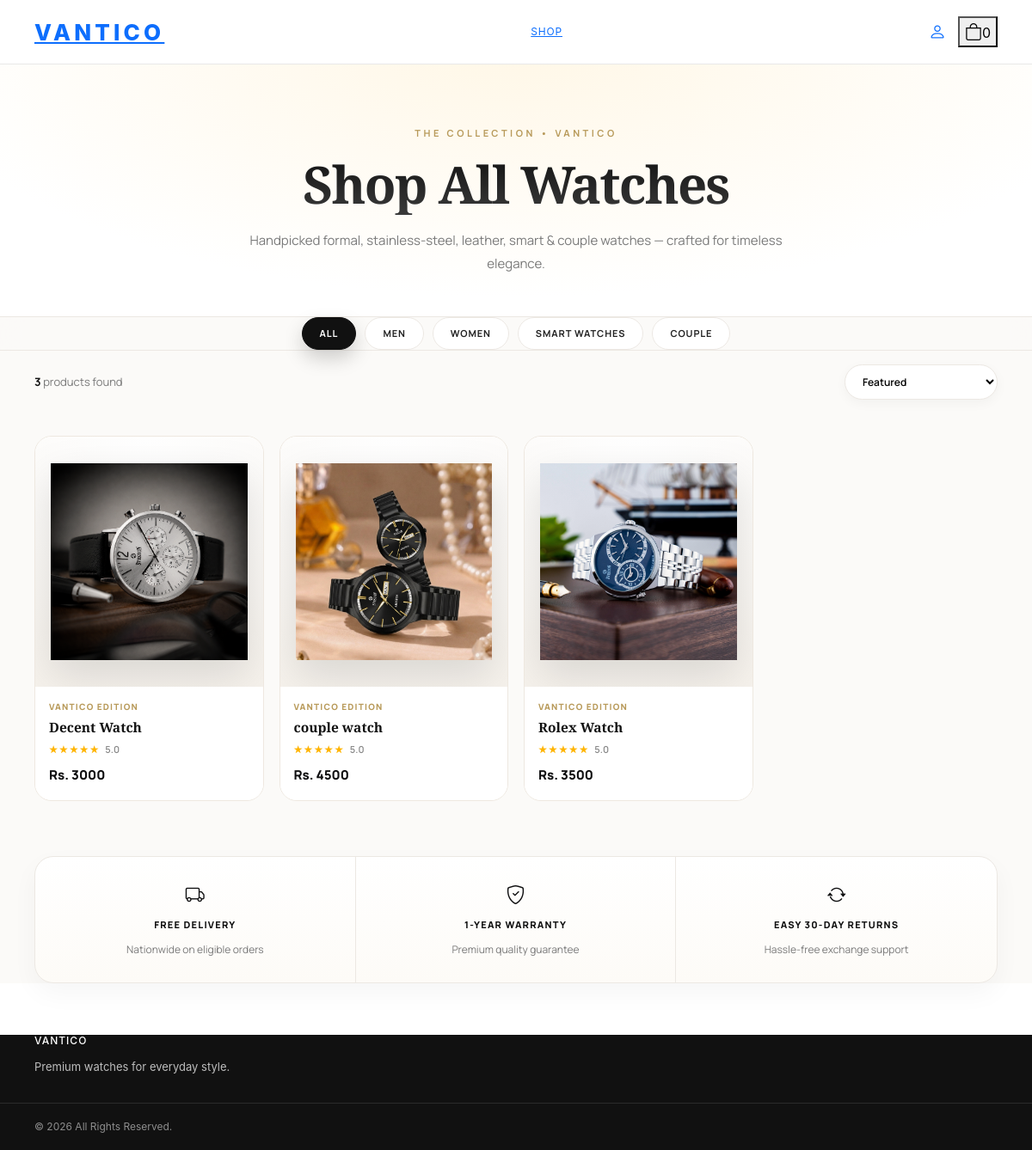
The app's page /shop/ with its own data.
### lastapp/models.py (models this page shows, shortened)
class Settings(models.Model):
    site_name = models.CharField(max_length=100, default="Vantico")
    site_meta_title = models.CharField(max_length=100, blank=True)
    site_description = models.TextField(blank=True)
    site_keywords = models.CharField(max_length=255, blank=True, null=True)
    site_tagline = models.CharField(max_length=255, blank=True, null=True)
    site_url = models.URLField(default="https://example.com")
    site_author = models.CharField(max_length=100, blank=True, null=True)
    site_logo = models.ImageField(upload_to='site_logo/', blank=True, null=True)
    site_logo_dark = models.ImageField(upload_to='site_logo/', blank=True, null=True)
    site_favicon = models.ImageField(upload_to='site_favicon/', blank=True, null=True)
    site_og_image = models.ImageField(upload_to='site_seo/', blank=True, null=True)
    site_theme_color = models.CharField(max_length=7, default="#000000")
    site_email = models.EmailField(blank=True, null=True)
    site_phone = models.CharField(max_length=20, blank=True, null=True)
    site_whatsapp_number = models.CharField(max_length=20, blank=True, null=True)
    site_address = models.TextField(blank=True, null=True)
    site_map_embed = models.TextField(blank=True, null=True)
    site_business_hours = models.CharField(max_length=255, blank=True, null=True)
    site_language = models.CharField(max_length=50, default="en")
    site_currency = models.CharField(max_length=10, default="PKR")
    site_currency_symbol = models.CharField(max_length=5, default="Rs.")
    site_timezone = models.CharField(max_length=50, default="Asia/Karachi")
    site_pagination_count = models.PositiveIntegerField(default=12)
    site_social_links = models.JSONField(default=dict, blank=True)
    site_google_analytics_id = models.CharField(max_length=100, blank=True, null=True)
    site_google_tag_manager_id = models.CharField(max_length=100, blank=True, null=True)
    site_facebook_pixel_id = models.CharField(max_length=100, blank=True, null=True)
    site_google_search_console = models.CharField(max_length=255, blank=True, null=True)
    site_robots_txt = models.TextField(blank=True, null=True, default="User-agent: *\nAllow: /\n")
    site_header_script = models.TextField(blank=True, null=True)
    site_footer_script = models.TextField(blank=True, null=True)
    site_custom_css = models.TextField(blank=True, null=True)
    site_custom_js = models.TextField(blank=True, null=True)
    site_chatbot_code = models.TextField(blank=True, null=True)
    site_announcement_text = models.TextField(blank=True, null=True)
    site_announcement_link = models.URLField(blank=True, null=True)
    site_announcement_status = models.BooleanField(default=False)
    site_maintenance_mode = models.BooleanField(default=False)
    site_maintenance_message = models.TextField(blank=True, null=True, default="We are under maintenance.")
    site_footer_text = models.TextField(blank=True, null=True)
    site_copyright_text = models.TextField(default="© 2026 All Rights Reserved.")
    site_enable_registration = models.BooleanField(default=True)
    site_enable_blog = models.BooleanField(default=True)
    site_enable_shop = models.BooleanField(default=False)
    site_recaptcha_site_key = models.CharField(max_length=255, blank=True, null=True)
    site_recaptcha_secret_key = models.CharField(max_length=255, blank=True, null=True)
    updated_at = models.DateTimeField(auto_now=True)
    class Meta:
        verbose_name = "Site Setting"
        verbose_name_plural = "Site Settings"
    @classmethod
    def get_settings(cls):
        obj, created = cls.objects.get_or_create(pk=1)
        return obj

class Product(models.Model):
    CATEGORY_CHOICES = [
        ('men_steel', 'Men Steel'),
        ('women_steel', 'Women Steel'),
        ('smart', 'Smart Watches'),
        ('couple', 'Couple Watches'),
    ]
    name = models.CharField(max_length=100)
    categories = models.CharField(max_length=100, help_text="e.g: men steel, women steel, smart")
    product_type = models.CharField(max_length=100, default="Men's Stainless Steel")
    image = models.ImageField(upload_to='products/', blank=True, null=True)
    price = models.PositiveIntegerField()
    old_price = models.PositiveIntegerField(blank=True, null=True)
    discount_percent = models.PositiveIntegerField(blank=True, null=True, help_text="e.g: 20 for 20%")
    rating = models.DecimalField(max_digits=2, decimal_places=1, default=Decimal("4.7"))
    icon_name = models.CharField(max_length=50, default="watch", help_text="bootstrap icon name without bi-")
    is_active = models.BooleanField(default=True)
    created_at = models.DateTimeField(auto_now_add=True)

### lastapp/views.py (the view)
# urls.py: path('shop/', views.shop_view, name='shop'),
def shop_view(request, category='all'):
    products = Product.objects.filter(is_active=True)
    if category and category != 'all':
        products = products.filter(categories__icontains=category)
    q = request.GET.get('q')
    if q:
        products = products.filter(Q(name__icontains=q) | Q(categories__icontains=q))
    cat_filter = request.GET.get('category')
    if cat_filter and cat_filter != 'all':
        products = products.filter(categories__icontains=cat_filter)
    paginator = Paginator(products.order_by('-created_at'), 12)
    page_number = request.GET.get('page')
    page_obj = paginator.get_page(page_number)
    context = {
        **get_common_context(),
        'products': page_obj,
        'page_obj': page_obj,
        'current_category': category,
        'search_query': q or '',
    }
    return render(request, 'products.html', context)

### lastapp/context_processors.py (called while the page is built)
def site_settings(request):
    try:
        settings_obj = Settings.get_settings()
    except Exception:
        settings_obj = None
    try:
        nav_items = NavbarItem.objects.filter(is_active=True).order_by('order')
        footer_columns = FooterColumn.objects.prefetch_related('links').order_by('order')
    except Exception:
        nav_items = []
        footer_columns = []
    return {
        'site_settings': settings_obj, # tumhara purana naam same rakha hai taake templates na toote
        'settings_obj': settings_obj,   # new naam bhi de diya
        'nav_items': nav_items,
        'footer_columns': footer_columns,
        'site_navbar': nav_items, # alias
    }

### lastapp/views.py (called while the page is built)
def get_common_context():
    return {
        'settings_obj': Settings.get_settings(),
        'nav_items': NavbarItem.objects.filter(is_active=True),
        'footer_columns': FooterColumn.objects.prefetch_related('links').all(),
    }

### lastapp/templates/products.html (shortened to what this page needs)
{% extends "base.html" %}
{% load static %}
{% block extra_css %}
<link rel="stylesheet" href="https://cdn.jsdelivr.net/npm/bootstrap-icons@1.11.3/font/bootstrap-icons.css">
{% endblock %}
{% block content %}
<section class="products-page">
  <header class="products-hero">
    <div class="eyebrow">The Collection • Vantico</div>
    <h1>Shop All Watches</h1>
    <p>Handpicked formal, stainless-steel, leather, smart & couple watches — crafted for timeless elegance.</p>
  </header>
  <nav class="product-categories">
    <div class="vt-container category-scroll">
      <button class="category-btn active" data-filter="all">All</button>
      <button class="category-btn" data-filter="men">Men</button>
      <button class="category-btn" data-filter="women">Women</button>
      <button class="category-btn" data-filter="smart">Smart Watches</button>
      <button class="category-btn" data-filter="couple">Couple</button>
    </div>
  </nav>
  <div class="vt-container shop-area">
    <div class="shop-toolbar">
      <span class="results-count"><b id="visibleCount">{{ products|length }}</b> products found</span>
      <select class="toolbar-select" id="sortProducts">
        <option value="featured">Featured</option>
      </select>
    </div>
    <section class="products-grid" id="productsGrid">
      {% for product in products %}
      <article class="product-card" data-category="all" data-price="{{ product.price }}" data-name="{{ product.name }}">
        <div class="product-image">
          {% if product.image %}
            <img src="{{ product.image.url }}" alt="{{ product.name }}" loading="lazy">
          {% else %}
            <i class="bi bi-watch" style="font-size:72px; opacity:.15;"></i>
          {% endif %}
        </div>
        <div class="product-info">
          <div class="product-type">Vantico Edition</div>
          <h2 class="product-name">{{ product.name }}</h2>
          <div class="rating"><span class="stars">★★★★★</span> <span>5.0</span></div>
          <div class="price-row">
            <span class="current-price">Rs. {{ product.price }}</span>
          </div>
        </div>
      </article>
      {% empty %}
      <div style="grid-column:1/-1;text-align:center;padding:60px;background:#fff;border-radius:20px;border:1px dashed #ddd">
        <p style="font-size:40px">⌚</p>
        <p>No products found. Add from Django Admin.</p>
      </div>
      {% endfor %}
    </section>
    <section class="shop-benefits">
      <div class="benefit"><i class="bi bi-truck"></i><strong>Free Delivery</strong><span>Nationwide on eligible orders</span></div>
      <div class="benefit"><i class="bi bi-shield-check"></i><strong>1-Year Warranty</strong><span>Premium quality guarantee</span></div>
      <div class="benefit"><i class="bi bi-arrow-repeat"></i><strong>Easy 30-Day Returns</strong><span>Hassle-free exchange support</span></div>
    </section>
  </div>
</section>
{% endblock %}

### lastapp/templates/base.html (shortened to what this page needs)
{% load static %}
<!DOCTYPE html>
<html lang="en">
<head>
  <link href="https://cdnjs.cloudflare.com/ajax/libs/bootstrap/5.3.8/css/bootstrap.min.css" rel="stylesheet">
  <link rel="stylesheet" href="https://cdnjs.cloudflare.com/ajax/libs/bootstrap-icons/1.13.1/font/bootstrap-icons.min.css">
  {% block extra_css %}{% endblock %}
</head>
<body>
  <header class="vt-header">
    <div class="vt-container vt-header-row">
      <a class="vt-logo" href="/">
        {% if site_settings.site_logo %}<img src="{{ site_settings.site_logo.url }}" alt="{{ site_settings.site_name }}" style="height:32px">
        {% else %}{{ site_settings.site_name|default:"VANTICO" }}{% endif %}
      </a>
      <nav class="vt-mainnav">
         {% for x in navbars %}
         <a href="{{ x.link }}">{{ x.name }}</a>
         {% empty %}
         <a href="{% url 'products' %}">Shop</a>
         {% endfor %}
      </nav>
      <div class="vt-actions">
        <a href="{% url 'profile' %}" class="vt-icon-btn"><i class="bi bi-person fs-5"></i></a>
        <button class="vt-icon-btn" type="button" data-bs-toggle="offcanvas" data-bs-target="#cartDrawer"><i class="bi bi-bag fs-5"></i><span id="cartBadge" class="vt-cart-badge">0</span></button>
      </div>
    </div>
  </header>
  <main>{% block content %}{% endblock %}</main>
  <footer class="vt-footer">
    <div class="vt-container vt-footer-grid">
      <div>
        <h6>{{ site_settings.site_name|default:"Vantico" }}</h6>
        <p style="color:#bdbdbd;font-size:13px">{{ site_settings.site_footer_text|default:"Premium watches for everyday style." }}</p>
      </div>
    </div>
    <div class="vt-footer-bottom">
      <div class="vt-container">{{ site_settings.site_copyright_text|default:"© 2026 Vantico. All rights reserved." }}</div>
    </div>
  </footer>
</body>
</html>

### lastapp/templates/base.html (style rules this page uses)
:root { --vt-black:#0f0f10;--vt-line:#e8e8e8;--vt-bg:#ffffff;--vt-container:1440px; }
body { margin:0;background:var(--vt-bg);color:var(--vt-black);font-family:Inter,Arial,sans-serif; }
.vt-container { width:min(var(--vt-container),calc(100% - 40px));margin-inline:auto }
.vt-header { position:sticky;top:0;z-index:1030;background:rgba(255,255,255,.96);border-bottom:1px solid var(--vt-line);backdrop-filter:blur(12px) }
.vt-header-row { min-height:74px;display:grid;grid-template-columns:auto 1fr auto;align-items:center;gap:28px }
.vt-logo { font-size:26px;font-weight:800;letter-spacing:.16em;text-transform:uppercase }
.vt-mainnav { display:flex;justify-content:center;gap:26px;font-size:12px;text-transform:uppercase;letter-spacing:.8px }
.vt-actions { display:flex;align-items:center;gap:14px }
.vt-footer { margin-top:60px;background:#111;color:#fff }
.vt-footer-grid { display:grid;grid-template-columns:1.5fr repeat(3,1fr);gap:32px;padding:52px 0 34px }
.vt-footer h6 { font-size:12px;letter-spacing:1px;text-transform:uppercase;margin:0 0 14px }
.vt-footer-bottom { border-top:1px solid #2b2b2b;padding:18px 0;color:#8e8e8e;font-size:12px }

### records on screen
Settings: site_name "VANTICO", site_footer_text "Premium watches for everyday style.", site_copyright_text "© 2026 All Rights Reserved."
Product: image (picture), name "Decent Watch", price "3000"
Product: image (picture), name "couple watch", price "4500"
Product: image (picture), name "Rolex Watch", price "3500"

### other values on screen
{{ products|length }} "3"
